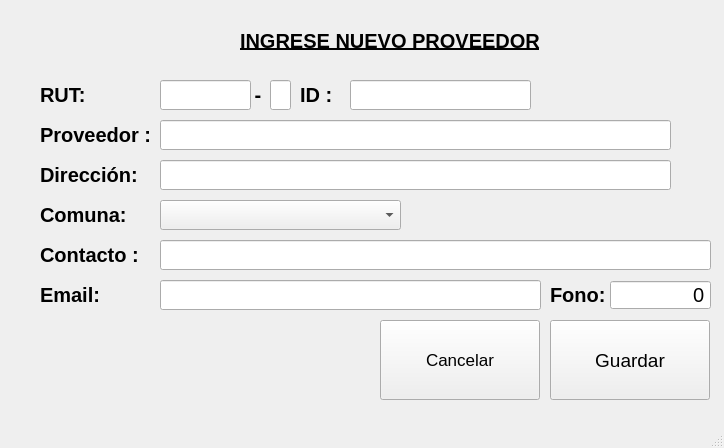
<?xml version="1.0" encoding="UTF-8"?>
<ui version="4.0">
 <class>MainWindow</class>
 <widget class="QMainWindow" name="MainWindow">
  <property name="geometry">
   <rect>
    <x>0</x>
    <y>0</y>
    <width>724</width>
    <height>448</height>
   </rect>
  </property>
  <property name="windowTitle">
   <string>Ingresar Proveedores</string>
  </property>
  <widget class="QWidget" name="centralwidget">
   <widget class="QComboBox" name="cbxComunas">
    <property name="geometry">
     <rect>
      <x>160</x>
      <y>200</y>
      <width>241</width>
      <height>30</height>
     </rect>
    </property>
    <property name="font">
     <font>
      <pointsize>15</pointsize>
     </font>
    </property>
   </widget>
   <widget class="QLabel" name="label_10">
    <property name="geometry">
     <rect>
      <x>40</x>
      <y>280</y>
      <width>161</width>
      <height>30</height>
     </rect>
    </property>
    <property name="font">
     <font>
      <pointsize>15</pointsize>
      <weight>75</weight>
      <bold>true</bold>
     </font>
    </property>
    <property name="text">
     <string>Email:</string>
    </property>
   </widget>
   <widget class="QLabel" name="label_7">
    <property name="geometry">
     <rect>
      <x>550</x>
      <y>280</y>
      <width>61</width>
      <height>30</height>
     </rect>
    </property>
    <property name="font">
     <font>
      <pointsize>15</pointsize>
      <weight>75</weight>
      <bold>true</bold>
     </font>
    </property>
    <property name="text">
     <string>Fono:</string>
    </property>
   </widget>
   <widget class="QLabel" name="label_4">
    <property name="geometry">
     <rect>
      <x>40</x>
      <y>160</y>
      <width>130</width>
      <height>30</height>
     </rect>
    </property>
    <property name="font">
     <font>
      <pointsize>15</pointsize>
      <weight>75</weight>
      <bold>true</bold>
     </font>
    </property>
    <property name="text">
     <string>Dirección:</string>
    </property>
   </widget>
   <widget class="QLabel" name="label_9">
    <property name="geometry">
     <rect>
      <x>300</x>
      <y>80</y>
      <width>151</width>
      <height>30</height>
     </rect>
    </property>
    <property name="font">
     <font>
      <pointsize>15</pointsize>
      <weight>75</weight>
      <bold>true</bold>
     </font>
    </property>
    <property name="text">
     <string>ID :</string>
    </property>
   </widget>
   <widget class="QLineEdit" name="txtContacto">
    <property name="geometry">
     <rect>
      <x>160</x>
      <y>240</y>
      <width>551</width>
      <height>30</height>
     </rect>
    </property>
    <property name="font">
     <font>
      <pointsize>15</pointsize>
     </font>
    </property>
    <property name="text">
     <string/>
    </property>
   </widget>
   <widget class="QLineEdit" name="txtProveedor">
    <property name="geometry">
     <rect>
      <x>160</x>
      <y>120</y>
      <width>511</width>
      <height>30</height>
     </rect>
    </property>
    <property name="font">
     <font>
      <pointsize>15</pointsize>
     </font>
    </property>
   </widget>
   <widget class="QLineEdit" name="txtDireccion">
    <property name="geometry">
     <rect>
      <x>160</x>
      <y>160</y>
      <width>511</width>
      <height>30</height>
     </rect>
    </property>
    <property name="font">
     <font>
      <pointsize>15</pointsize>
     </font>
    </property>
   </widget>
   <widget class="QLabel" name="label_5">
    <property name="geometry">
     <rect>
      <x>40</x>
      <y>200</y>
      <width>91</width>
      <height>30</height>
     </rect>
    </property>
    <property name="font">
     <font>
      <pointsize>15</pointsize>
      <weight>75</weight>
      <bold>true</bold>
     </font>
    </property>
    <property name="text">
     <string>Comuna:</string>
    </property>
   </widget>
   <widget class="QLineEdit" name="txtMail">
    <property name="geometry">
     <rect>
      <x>160</x>
      <y>280</y>
      <width>381</width>
      <height>30</height>
     </rect>
    </property>
    <property name="font">
     <font>
      <pointsize>15</pointsize>
     </font>
    </property>
   </widget>
   <widget class="QLabel" name="label">
    <property name="geometry">
     <rect>
      <x>40</x>
      <y>120</y>
      <width>130</width>
      <height>30</height>
     </rect>
    </property>
    <property name="font">
     <font>
      <pointsize>15</pointsize>
      <weight>75</weight>
      <bold>true</bold>
     </font>
    </property>
    <property name="text">
     <string>Proveedor :</string>
    </property>
   </widget>
   <widget class="QLineEdit" name="txtIdProveedor">
    <property name="geometry">
     <rect>
      <x>350</x>
      <y>80</y>
      <width>181</width>
      <height>30</height>
     </rect>
    </property>
    <property name="font">
     <font>
      <pointsize>15</pointsize>
     </font>
    </property>
    <property name="maxLength">
     <number>4</number>
    </property>
   </widget>
   <widget class="QLabel" name="label_2">
    <property name="geometry">
     <rect>
      <x>40</x>
      <y>80</y>
      <width>51</width>
      <height>30</height>
     </rect>
    </property>
    <property name="font">
     <font>
      <pointsize>15</pointsize>
      <weight>75</weight>
      <bold>true</bold>
     </font>
    </property>
    <property name="text">
     <string>RUT:</string>
    </property>
   </widget>
   <widget class="QLabel" name="label_11">
    <property name="geometry">
     <rect>
      <x>40</x>
      <y>240</y>
      <width>191</width>
      <height>30</height>
     </rect>
    </property>
    <property name="font">
     <font>
      <pointsize>15</pointsize>
      <weight>75</weight>
      <bold>true</bold>
     </font>
    </property>
    <property name="text">
     <string>Contacto :</string>
    </property>
   </widget>
   <widget class="QLabel" name="label_3">
    <property name="geometry">
     <rect>
      <x>240</x>
      <y>20</y>
      <width>301</width>
      <height>41</height>
     </rect>
    </property>
    <property name="font">
     <font>
      <pointsize>15</pointsize>
      <weight>75</weight>
      <bold>true</bold>
      <underline>true</underline>
     </font>
    </property>
    <property name="text">
     <string>INGRESE NUEVO PROVEEDOR</string>
    </property>
   </widget>
   <widget class="QSpinBox" name="txtFono">
    <property name="geometry">
     <rect>
      <x>610</x>
      <y>280</y>
      <width>101</width>
      <height>30</height>
     </rect>
    </property>
    <property name="font">
     <font>
      <pointsize>15</pointsize>
     </font>
    </property>
    <property name="alignment">
     <set>Qt::AlignRight|Qt::AlignTrailing|Qt::AlignVCenter</set>
    </property>
    <property name="buttonSymbols">
     <enum>QAbstractSpinBox::NoButtons</enum>
    </property>
    <property name="suffix">
     <string notr="true"/>
    </property>
    <property name="prefix">
     <string notr="true"/>
    </property>
    <property name="maximum">
     <number>999999999</number>
    </property>
    <property name="singleStep">
     <number>1</number>
    </property>
    <property name="value">
     <number>0</number>
    </property>
   </widget>
   <widget class="QPushButton" name="btnCancelar">
    <property name="geometry">
     <rect>
      <x>380</x>
      <y>320</y>
      <width>160</width>
      <height>80</height>
     </rect>
    </property>
    <property name="font">
     <font>
      <pointsize>13</pointsize>
     </font>
    </property>
    <property name="text">
     <string>Cancelar</string>
    </property>
    <property name="icon">
     <iconset>
      <normaloff>../icon/error.png</normaloff>../icon/error.png</iconset>
    </property>
    <property name="iconSize">
     <size>
      <width>50</width>
      <height>50</height>
     </size>
    </property>
   </widget>
   <widget class="QPushButton" name="btnGuardar">
    <property name="geometry">
     <rect>
      <x>550</x>
      <y>320</y>
      <width>160</width>
      <height>80</height>
     </rect>
    </property>
    <property name="font">
     <font>
      <pointsize>14</pointsize>
     </font>
    </property>
    <property name="text">
     <string notr="true">Guardar</string>
    </property>
    <property name="icon">
     <iconset>
      <normaloff>../icon/save.png</normaloff>../icon/save.png</iconset>
    </property>
    <property name="iconSize">
     <size>
      <width>50</width>
      <height>50</height>
     </size>
    </property>
   </widget>
   <widget class="QLineEdit" name="txtRut">
    <property name="geometry">
     <rect>
      <x>160</x>
      <y>80</y>
      <width>91</width>
      <height>30</height>
     </rect>
    </property>
    <property name="font">
     <font>
      <pointsize>15</pointsize>
     </font>
    </property>
    <property name="text">
     <string/>
    </property>
    <property name="maxLength">
     <number>8</number>
    </property>
   </widget>
   <widget class="QLineEdit" name="txtDV">
    <property name="geometry">
     <rect>
      <x>270</x>
      <y>80</y>
      <width>21</width>
      <height>30</height>
     </rect>
    </property>
    <property name="font">
     <font>
      <pointsize>15</pointsize>
     </font>
    </property>
    <property name="text">
     <string/>
    </property>
    <property name="maxLength">
     <number>1</number>
    </property>
   </widget>
   <widget class="QLabel" name="label_6">
    <property name="geometry">
     <rect>
      <x>250</x>
      <y>80</y>
      <width>16</width>
      <height>30</height>
     </rect>
    </property>
    <property name="font">
     <font>
      <pointsize>15</pointsize>
      <weight>75</weight>
      <bold>true</bold>
     </font>
    </property>
    <property name="text">
     <string>-</string>
    </property>
    <property name="alignment">
     <set>Qt::AlignCenter</set>
    </property>
   </widget>
  </widget>
  <widget class="QStatusBar" name="statusbar"/>
 </widget>
 <resources/>
 <connections/>
</ui>
